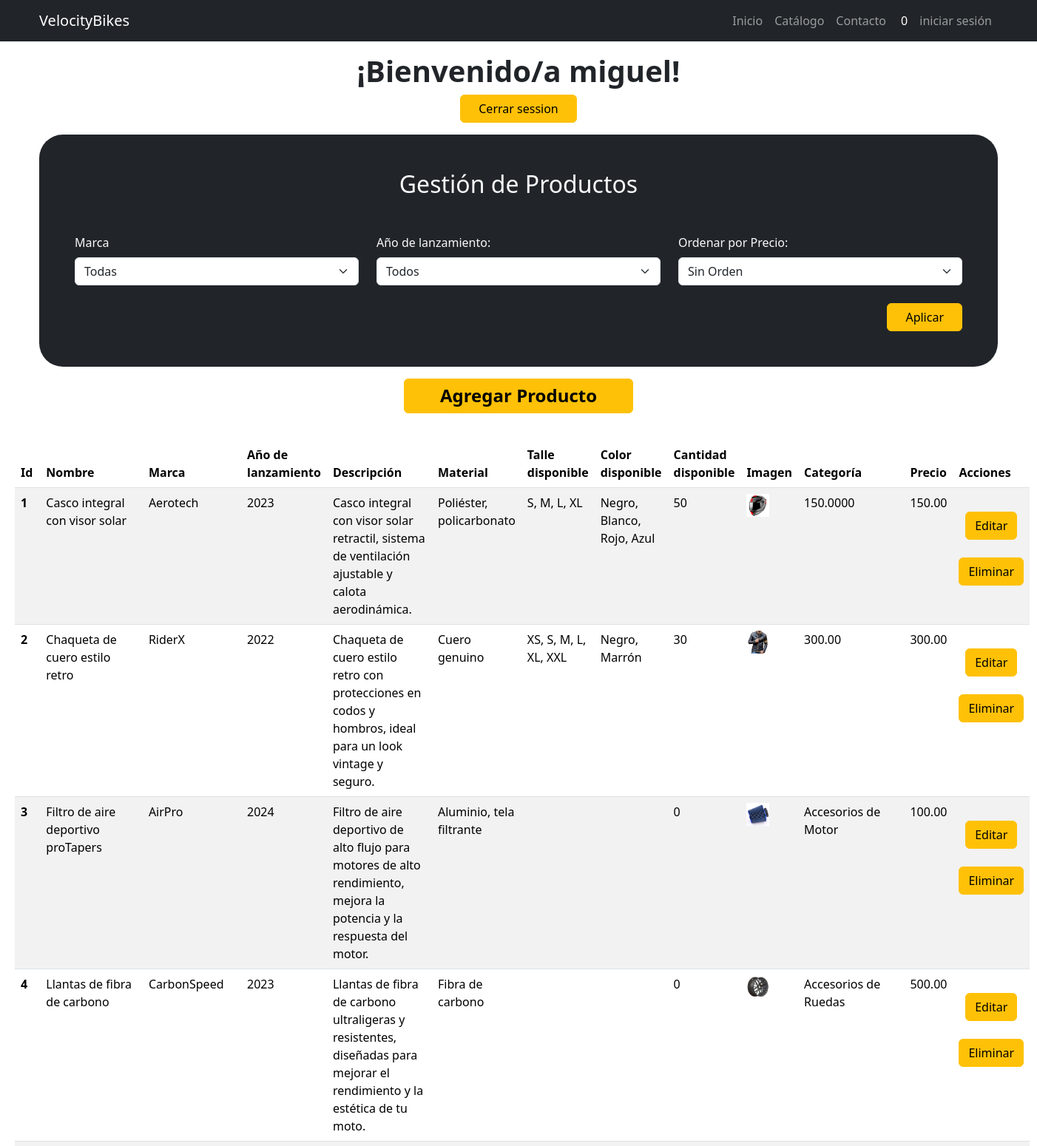
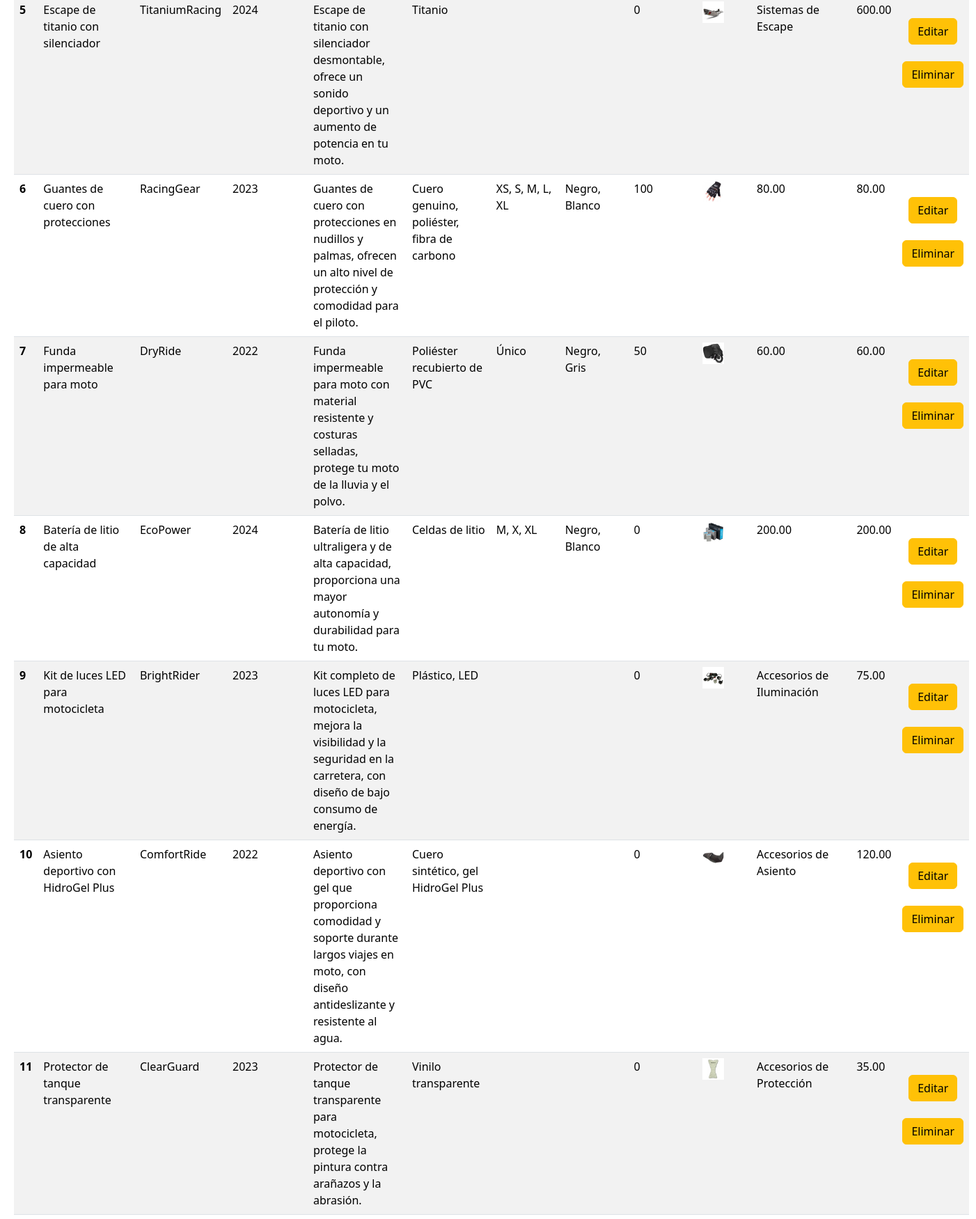
The page /admin.php (signed in, upper part) on the database its author committed (2 pictures, top to bottom).
### tables this page shows
CREATE TABLE `productos` (
  `id` int(11) NOT NULL,
  `nombre` varchar(255) DEFAULT NULL,
  `marca` varchar(255) DEFAULT NULL,
  `anio_lanzamiento` int(4) DEFAULT NULL,
  `descripcion` varchar(255) DEFAULT NULL,
  `descripcion_larga` text DEFAULT NULL,
  `material` varchar(255) DEFAULT NULL,
  `talle_disponible` varchar(255) DEFAULT NULL,
  `color_disponible` varchar(255) DEFAULT NULL,
  `cantidad_disponible` int(11) DEFAULT NULL,
  `imagen` varchar(255) DEFAULT NULL,
  `categoria` varchar(255) DEFAULT NULL,
  `precio` decimal(10,2) DEFAULT NULL
);

### class/Productos.php (called while the page is built, shortened)
<?php
class Productos
{
   public function traer_catalogo(): array
   {
      $conexion = new Conexion();
      $db = $conexion->getConexion();
      $sql = "SELECT * FROM productos";
      $stmt = $db->prepare($sql);
      $stmt->execute();
      $catalogo = [];
      while ($row = $stmt->fetch(PDO::FETCH_ASSOC)) {
         $productos = new self();
         $productos->id = $row['id'];
         $productos->nombre = $row['nombre'];
         $productos->marca = $row['marca'];
         $productos->anio_lanzamiento = $row['anio_lanzamiento'];
         $productos->descripcion = $row['descripcion'];
         $productos->descripcion_larga = $row['descripcion_larga'];
         $productos->material = $row['material'];
         $productos->talle_disponible = $row['talle_disponible'];
         $productos->color_disponible = $row['color_disponible'];
         $productos->cantidad_disponible = $row['cantidad_disponible'];
         $productos->imagen = $row['imagen'];
         $productos->categoria = $row['categoria'];
         $productos->precio = $row['precio'];
         $catalogo[] = $productos;
      }
      return $catalogo;
   }
}

### admin.php (the view, shortened to what this page needs)
<!DOCTYPE html>
<html lang="es" data-bs-theme="auto">
<head>
  <link href="https://cdn.jsdelivr.net/npm/bootstrap@5.3.3/dist/css/bootstrap.min.css" rel="stylesheet">
  <link rel="stylesheet" href="https://cdn.jsdelivr.net/npm/@docsearch/css@3">
  <link rel="stylesheet" href="https://use.fontawesome.com/releases/v5.8.1/css/all.css">
  <link rel="stylesheet" href="./assets/css/mod.css">
  <link rel="stylesheet" href="https://cdn.jsdelivr.net/npm/sweetalert2@10.16.3/dist/sweetalert2.min.css">
</head>
<body>
  <?php
  require_once "class/Productos.php";
  require_once 'components/navbar.php';
  $miObjeto = new Productos;
  $Productos = $miObjeto->traer_catalogo();
  ?>
  <div class="container">
    <div class="py-3">
      <h1 class="text-center mb-2 fw-bold">¡Bienvenido/a <?php echo $_SESSION['username'] ?>!</h1>
      <div class="d-flex justify-content-center">
        <button id="logout" class="btn btn-warning  px-4">Cerrar session</button>
      </div>
    </div>
    <div class="bg-dark p-5 text-light rounded-5">
      <h2 class="text-center mb-5">Gestión de Productos</h2>
      <form id="filtrado-ordenado" action="" method="GET">
        <div class="row">
          <div class="col-4">
            <label for="marca" class="form-label">Marca</label>
            <select name="marca" id="marca" class="form-select">
              <option value="">Todas</option>
            </select>
          </div>
          <div class="col-4">
            <label for="anio_lanzamiento" class="form-label">Año de lanzamiento:</label>
            <select name="anio_lanzamiento" id="anio_lanzamiento" class="form-select">
              <option value="">Todos</option>
            </select>
          </div>
          <div class="col-4">
            <label for="orden" class="form-label">Ordenar por Precio:</label>
            <select name="orden" id="orden" class="form-select">
              <option value="">Sin Orden</option>
            </select>
          </div>
        </div>
        <div class="d-flex justify-content-end">
          <button class="btn btn-warning mt-4 px-4" type="submit">Aplicar</button>
        </div>
      </form>
    </div>
  </div>
  <div class="d-flex justify-content-center" id="agregarProducto">
    <button id="agregarProducto" class="btn btn-warning my-3 px-5 py-2"><span class="h4 fw-bold">Agregar
        Producto</span></button>
  </div>
  <div class="p-1">
    <div class="p-3">
      <div class="row">
        <div class="col-12">
          <table class="table table-striped">
            <thead>
              <tr>
                <th scope="col">Id</th>
                <th scope="col">Nombre</th>
                <th scope="col">Marca</th>
                <th scope="col">Año de lanzamiento</th>
                <th scope="col">Descripción</th>
                <th scope="col">Material</th>
                <th scope="col">Talle disponible</th>
                <th scope="col">Color disponible</th>
                <th scope="col">Cantidad disponible</th>
                <th scope="col">Imagen</th>
                <th scope="col">Categoría</th>
                <th scope="col">Precio</th>
                <th scope="col">Acciones</th>
              </tr>
            </thead>
            <tbody>
              <?php foreach ($Productos as $producto) : ?>
                <tr>
                  <th scope="row"><?= $producto->id ?></th>
                  <td><?= $producto->nombre ?></td>
                  <td><?= $producto->marca ?></td>
                  <td><?= $producto->anio_lanzamiento ?></td>
                  <td><?= $producto->descripcion ?></td>
                  <td><?= $producto->material ?></td>
                  <td><?= $producto->talle_disponible ?></td>
                  <td><?= $producto->color_disponible ?></td>
                  <td><?= $producto->cantidad_disponible ?></td>
                  <td><img class="w-50" src="<?= $producto->imagen ?>"></td>
                  <td><?= $producto->categoria ?></td>
                  <td><?= $producto->precio ?></td>
                  <td>
                    <div class="d-flex justify-content-center">
                      <button class="editar-producto btn btn-warning mt-4" data-id="<?= $producto->id ?>" data-nombre="<?= $producto->nombre ?>" data-marca="<?= $producto->marca ?>" data-anio_lanzamiento="<?= $producto->anio_lanzamiento ?>" data-descripcion="<?= $producto->descripcion ?>" data-descripcion_larga="<?= $producto->descripcion_larga ?>" data-material="<?= $producto->material ?>" data-talle_disponible="<?= $producto->talle_disponible ?>" data-color_disponible="<?= $producto->color_disponible ?>" data-cantidad_disponible="<?= $producto->cantidad_disponible ?>" data-imagen="<?= $producto->imagen ?>" data-categoria="<?= $producto->precio ?>" data-precio="<?= $producto->precio ?>" data-bs-toggle="modal" data-bs-target="#staticBackdrop">Editar</button>
                    </div>
                    <div class="d-flex justify-content-center">
                      <button class="btn btn-warning mt-4" onclick="eliminarProducto(<?= $producto->id ?>)">Eliminar</button>
                    </div>
                  </td>
                </tr>
              <?php endforeach; ?>
            </tbody>
          </table>
        </div>
      </div>
    </div>
  </div>
</body>
</html>

### rows shown on the page
productos: id "1", nombre "Casco integral con visor solar", marca "Aerotech", anio_lanzamiento "2023", descripcion "Casco integral con visor solar retractil, sistema de ventilación ajustable y calota aerodinámica.", material "Poliéster, policarbonato", talle_disponible "S, M, L, XL", color_disponible "Negro, Blanco, Rojo, Azul", cantidad_disponible "50", imagen (picture), categoria "150.0000", precio "150.00"
productos: id "2", nombre "Chaqueta de cuero estilo retro", marca "RiderX", anio_lanzamiento "2022", descripcion "Chaqueta de cuero estilo retro con protecciones en codos y hombros, ideal para un look vintage y seguro.", material "Cuero genuino", talle_disponible "XS, S, M, L, XL, XXL", color_disponible "Negro, Marrón", cantidad_disponible "30", imagen (picture), categoria "300.00", precio "300.00"
productos: id "3", nombre "Filtro de aire deportivo proTapers", marca "AirPro", anio_lanzamiento "2024", descripcion "Filtro de aire deportivo de alto flujo para motores de alto rendimiento, mejora la potencia y la respuesta del motor.", material "Aluminio, tela filtrante", cantidad_disponible "0", imagen (picture), categoria "Accesorios de Motor", precio "100.00"
productos: id "4", nombre "Llantas de fibra de carbono", marca "CarbonSpeed", anio_lanzamiento "2023", descripcion "Llantas de fibra de carbono ultraligeras y resistentes, diseñadas para mejorar el rendimiento y la estética de tu moto.", material "Fibra de carbono", cantidad_disponible "0", imagen (picture), categoria "Accesorios de Ruedas", precio "500.00"
productos: id "5", nombre "Escape de titanio con silenciador", marca "TitaniumRacing", anio_lanzamiento "2024", descripcion "Escape de titanio con silenciador desmontable, ofrece un sonido deportivo y un aumento de potencia en tu moto.", material "Titanio", cantidad_disponible "0", imagen (picture), categoria "Sistemas de Escape", precio "600.00"
productos: id "6", nombre "Guantes de cuero con protecciones", marca "RacingGear", anio_lanzamiento "2023", descripcion "Guantes de cuero con protecciones en nudillos y palmas, ofrecen un alto nivel de protección y comodidad para el piloto.", material "Cuero genuino, poliéster, fibra de carbono", talle_disponible "XS, S, M, L, XL", color_disponible "Negro, Blanco", cantidad_disponible "100", imagen (picture), categoria "80.00", precio "80.00"
productos: id "7", nombre "Funda impermeable para moto", marca "DryRide", anio_lanzamiento "2022", descripcion "Funda impermeable para moto con material resistente y costuras selladas, protege tu moto de la lluvia y el polvo.", material "Poliéster recubierto de PVC", talle_disponible "Único", color_disponible "Negro, Gris", cantidad_disponible "50", imagen (picture), categoria "60.00", precio "60.00"
productos: id "8", nombre "Batería de litio de alta capacidad", marca "EcoPower", anio_lanzamiento "2024", descripcion "Batería de litio ultraligera y de alta capacidad, proporciona una mayor autonomía y durabilidad para tu moto.", material "Celdas de litio", talle_disponible "M, X, XL", color_disponible "Negro, Blanco", cantidad_disponible "0", imagen (picture), categoria "200.00", precio "200.00"
productos: id "9", nombre "Kit de luces LED para motocicleta", marca "BrightRider", anio_lanzamiento "2023", descripcion "Kit completo de luces LED para motocicleta, mejora la visibilidad y la seguridad en la carretera, con diseño de bajo consumo de energía.", material "Plástico, LED", cantidad_disponible "0", imagen (picture), categoria "Accesorios de Iluminación", precio "75.00"
productos: id "10", nombre "Asiento deportivo con HidroGel Plus", marca "ComfortRide", anio_lanzamiento "2022", descripcion "Asiento deportivo con gel que proporciona comodidad y soporte durante largos viajes en moto, con diseño antideslizante y resistente al agua.", material "Cuero sintético, gel HidroGel Plus", cantidad_disponible "0", imagen (picture), categoria "Accesorios de Asiento", precio "120.00"
productos: id "11", nombre "Protector de tanque transparente", marca "ClearGuard", anio_lanzamiento "2023", descripcion "Protector de tanque transparente para motocicleta, protege la pintura contra arañazos y la abrasión.", material "Vinilo transparente", cantidad_disponible "0", imagen (picture), categoria "Accesorios de Protección", precio "35.00"

### other values the page prints
$_SESSION['username'] "miguel"
